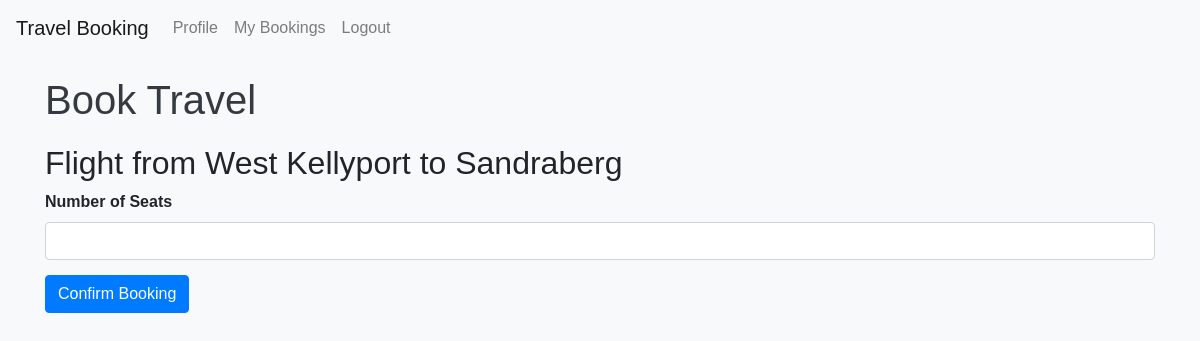
Screenshot of /book/2/ (signed in) with the database file from the repository.
### bookings/models.py (models this page shows, shortened)
class TravelOption(models.Model):
    TRAVEL_TYPE_CHOICES = [
        ('Flight', 'Flight'),
        ('Train', 'Train'),
        ('Bus', 'Bus'),
    ]
    travel_id = models.AutoField(primary_key=True)
    travel_type = models.CharField(max_length=10, choices=TRAVEL_TYPE_CHOICES, default='Flight')
    source = models.CharField(max_length=100)
    destination = models.CharField(max_length=100)
    date_time = models.DateTimeField()
    price = models.DecimalField(max_digits=10, decimal_places=2)
    available_seats = models.PositiveIntegerField()

### bookings/views.py (the view)
# urls.py: path('book/<int:travel_id>/', views.book, name='book'),
@login_required
def book(request, travel_id):
    travel_option = get_object_or_404(TravelOption, pk=travel_id)
    if request.method == 'POST':
        form = BookingForm(request.POST)
        if form.is_valid():
            number_of_seats = form.cleaned_data['number_of_seats']
            total_price = travel_option.price * number_of_seats
            Booking.objects.create(
                user=request.user,
                travel_option=travel_option,
                number_of_seats=number_of_seats,
                total_price=total_price
            )
            return redirect('my_bookings')
    else:
        form = BookingForm()
    context = {
        'travel_option': travel_option,
        'form': form
    }
    return render(request, 'book_travel.html', context)

### bookings/forms.py
class BookingForm(forms.ModelForm):
    class Meta:
        model = Booking
        fields = ['number_of_seats']
    def __init__(self, *args, **kwargs):
        super().__init__(*args, **kwargs)
        self.fields['number_of_seats'].widget.attrs.update({'class': 'form-control'})

### bookings/templatetags/custom_filters.py (called while the page is built)
@register.filter
def add_class(field, css_class):
    if hasattr(field, 'widget'):
        current_classes = field.field.widget.attrs.get('class', '')
        new_classes = f'{current_classes} {css_class}'.strip()
        field.field.widget.attrs['class'] = new_classes
    return field

### bookings/templates/book_travel.html (shortened to what this page needs)
{% extends 'base.html' %}
{% load custom_filters %}
{% block content %}
    <h1>Book Travel</h1>
    <h2>{{ travel_option.travel_type }} from {{ travel_option.source }} to {{ travel_option.destination }}</h2>
    <form method="post">
        <div class="form-group">
            <label for="number_of_seats">Number of Seats</label>
            {{ form.number_of_seats|add_class:"form-control" }}
        </div>
        <button type="submit" class="btn btn-primary">Confirm Booking</button>
    </form>
{% endblock %}

### bookings/static/bookings/styles.css (style rules this page uses)
body { font-family: Arial, sans-serif; background-color: #f8f9fa; }
h1 { color: #343a40; margin-bottom: 20px; }
.form-group { margin-bottom: 15px; }
label { font-weight: bold; }
.btn-primary { background-color: #007bff; border-color: #007bff; }

### rows the page displays
TravelOption: travel_type "Flight", source "West Kellyport", destination "Sandraberg"
